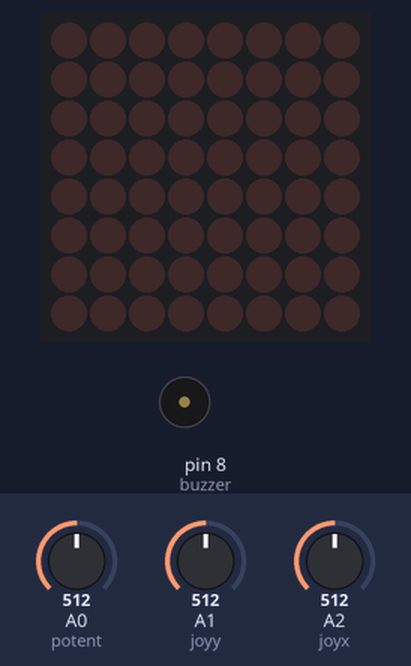
This sketch was run on a simulated Arduino Uno, built with avr-gcc and run on an emulated ATmega328P. Parts: 8×8 LED matrix, buzzer (waves = sounding). Wiring (inferred from the names in the program): MAX7219 LED driver (orientation assumed): data pin 5; clock pin 6; CS pin 7. The test bench sets the inputs (shaded band); at power-on: A1 (joyy) = 512, A2 (joyx) = 512, A0 (potent) = 512. Random numbers use the default seed unless the sketch sets one.

Above: at 0.8 s.
0.9 s: A1 (joyy) set to 783
At 3.17 s:
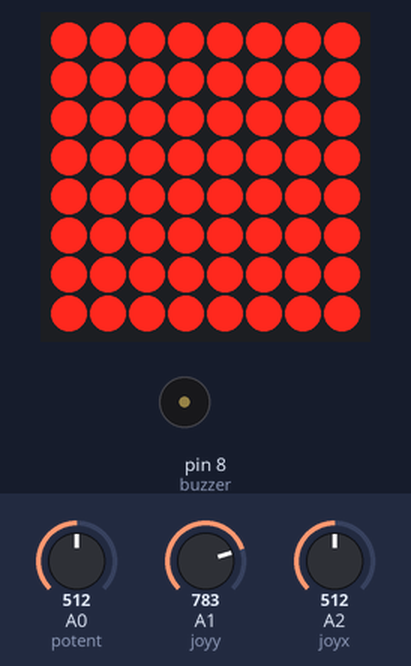
3.5 s: A2 (joyx) set to 268
At 4.44 s:
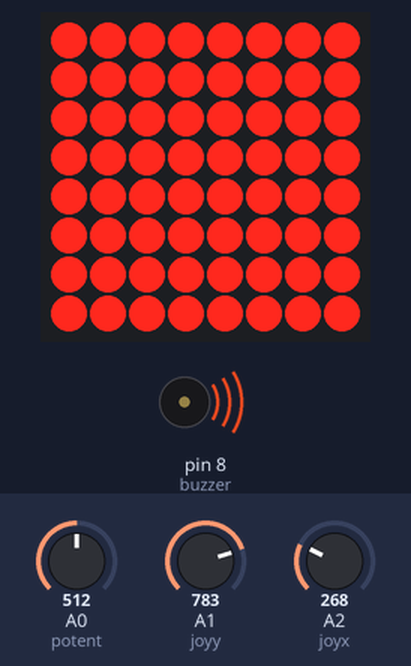
5.8 s: A2 (joyx) set to 243
8.1 s: A1 (joyy) set to 266
10.5 s: A1 (joyy) set to 242
13.1 s: A1 (joyy) set to 759
14.6 s: A1 (joyy) set to 784
Timing chart, 0 to 17.6 s (numbered marks = the images above; inputs shaded):
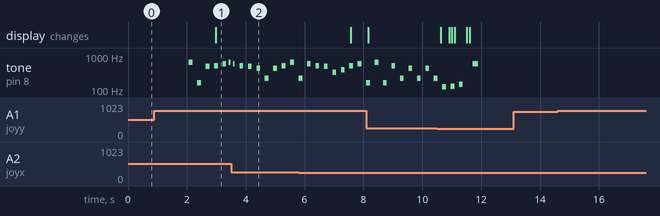

The sketch:

2242_finalProject.ino
```cpp
// Code for ECE 2242 final project
// Professer Marinov
// In Alphabetical Order by Last Name
// Anakin Childerhose 251018268
// Alexander Kirchberger 251014421
// Parker Young 251010523
// March 3, 2020


#include "pitches.h" // Library storing note frequencys

int melody[] = { NOTE_E5, NOTE_E3, NOTE_B4, NOTE_C5, NOTE_D5, NOTE_E5, NOTE_D5, NOTE_C5, // Stores the tetris note orders
  NOTE_B4, NOTE_A4, NOTE_A3, NOTE_A4, NOTE_C5, NOTE_E5, NOTE_A3, NOTE_D5,
  NOTE_C5, NOTE_B4, NOTE_E4, NOTE_G4, NOTE_C5, NOTE_D5, NOTE_E3, NOTE_E5,
  NOTE_E3, NOTE_C5, NOTE_A3, NOTE_A4, NOTE_A3, NOTE_A4, NOTE_A3, NOTE_B2,
  NOTE_C3, NOTE_D3, NOTE_D5, NOTE_F5, NOTE_A5, NOTE_C5, NOTE_C5, NOTE_G5,
  NOTE_F5, NOTE_E5, NOTE_C3, 0, NOTE_C5, NOTE_E5, NOTE_A4, NOTE_G4, NOTE_D5,
  NOTE_C5, NOTE_B4, NOTE_E4, NOTE_B4, NOTE_C5, NOTE_D5, NOTE_G4, NOTE_E5,
  NOTE_G4, NOTE_C5, NOTE_E4, NOTE_A4, NOTE_E3, NOTE_A4, 0,
  NOTE_E5, NOTE_E3, NOTE_B4, NOTE_C5, NOTE_D5, NOTE_E5, NOTE_D5, NOTE_C5,
  NOTE_B4, NOTE_A4, NOTE_A3, NOTE_A4, NOTE_C5, NOTE_E5, NOTE_A3, NOTE_D5,
  NOTE_C5, NOTE_B4, NOTE_E4, NOTE_G4, NOTE_C5, NOTE_D5, NOTE_E3, NOTE_E5,
  NOTE_E3, NOTE_C5, NOTE_A3, NOTE_A4, NOTE_A3, NOTE_A4, NOTE_A3, NOTE_B2,
  NOTE_C3, NOTE_D3, NOTE_D5, NOTE_F5, NOTE_A5, NOTE_C5, NOTE_C5, NOTE_G5,
  NOTE_F5, NOTE_E5, NOTE_C3, 0, NOTE_C5, NOTE_E5, NOTE_A4, NOTE_G4, NOTE_D5,
  NOTE_C5, NOTE_B4, NOTE_E4, NOTE_B4, NOTE_C5, NOTE_D5, NOTE_G4, NOTE_E5,
  NOTE_G4, NOTE_C5, NOTE_E4, NOTE_A4, NOTE_E3, NOTE_A4, 0,
  NOTE_E4, NOTE_E3, NOTE_A2, NOTE_E3, NOTE_C4, NOTE_E3, NOTE_A2, NOTE_E3,
  NOTE_D4, NOTE_E3, NOTE_GS2, NOTE_E3, NOTE_B3, NOTE_E3, NOTE_GS2, NOTE_E3,
  NOTE_C4, NOTE_E3, NOTE_A2, NOTE_E3, NOTE_A3, NOTE_E3, NOTE_A2, NOTE_E3,
  NOTE_GS3, NOTE_E3, NOTE_GS2, NOTE_E3, NOTE_B3, NOTE_E3, NOTE_GS2, NOTE_E3,
  NOTE_E4, NOTE_E3, NOTE_A2, NOTE_E3, NOTE_C4, NOTE_E3, NOTE_A2, NOTE_E3,
  NOTE_D4, NOTE_E3, NOTE_GS2, NOTE_E3, NOTE_B3, NOTE_E3, NOTE_GS2, NOTE_E3,
  NOTE_C4, NOTE_E3, NOTE_E4, NOTE_E3, NOTE_A4, NOTE_E3, NOTE_A2, NOTE_E3,
  NOTE_GS4, NOTE_E3, NOTE_GS2, NOTE_E3, NOTE_GS2, NOTE_E3, NOTE_GS2, NOTE_E3,
  NOTE_E5, NOTE_E3, NOTE_B4, NOTE_C5, NOTE_D5, NOTE_E5, NOTE_D5, NOTE_C5,
  NOTE_B4, NOTE_A4, NOTE_A3, NOTE_A4, NOTE_C5, NOTE_E5, NOTE_A3, NOTE_D5,
  NOTE_C5, NOTE_B4, NOTE_E4, NOTE_G4, NOTE_C5, NOTE_D5, NOTE_E3, NOTE_E5,
  NOTE_E3, NOTE_C5, NOTE_A3, NOTE_A4, NOTE_A3, NOTE_A4, NOTE_A3, NOTE_B2,
  NOTE_C3, NOTE_D3, NOTE_D5, NOTE_F5, NOTE_A5, NOTE_C5, NOTE_C5, NOTE_G5,
  NOTE_F5, NOTE_E5, NOTE_C3, 0, NOTE_C5, NOTE_E5, NOTE_A4, NOTE_G4, NOTE_D5,
  NOTE_C5, NOTE_B4, NOTE_E4, NOTE_B4, NOTE_C5, NOTE_D5, NOTE_G4, NOTE_E5,
  NOTE_G4, NOTE_C5, NOTE_E4, NOTE_A4, NOTE_E3, NOTE_A4, 0,
  NOTE_E5, NOTE_E3, NOTE_B4, NOTE_C5, NOTE_D5, NOTE_E5, NOTE_D5, NOTE_C5,
  NOTE_B4, NOTE_A4, NOTE_A3, NOTE_A4, NOTE_C5, NOTE_E5, NOTE_A3, NOTE_D5,
  NOTE_C5, NOTE_B4, NOTE_E4, NOTE_G4, NOTE_C5, NOTE_D5, NOTE_E3, NOTE_E5,
  NOTE_E3, NOTE_C5, NOTE_A3, NOTE_A4, NOTE_A3, NOTE_A4, NOTE_A3, NOTE_B2,
  NOTE_C3, NOTE_D3, NOTE_D5, NOTE_F5, NOTE_A5, NOTE_C5, NOTE_C5, NOTE_G5,
  NOTE_F5, NOTE_E5, NOTE_C3, 0, NOTE_C5, NOTE_E5, NOTE_A4, NOTE_G4, NOTE_D5,
  NOTE_C5, NOTE_B4, NOTE_E4, NOTE_B4, NOTE_C5, NOTE_D5, NOTE_G4, NOTE_E5,
  NOTE_G4, NOTE_C5, NOTE_E4, NOTE_A4, NOTE_E3, NOTE_A4, 0,
  NOTE_E4, NOTE_E3, NOTE_A2, NOTE_E3, NOTE_C4, NOTE_E3, NOTE_A2, NOTE_E3,
  NOTE_D4, NOTE_E3, NOTE_GS2, NOTE_E3, NOTE_B3, NOTE_E3, NOTE_GS2, NOTE_E3,
  NOTE_C4, NOTE_E3, NOTE_A2, NOTE_E3, NOTE_A3, NOTE_E3, NOTE_A2, NOTE_E3,
  NOTE_GS3, NOTE_E3, NOTE_GS2, NOTE_E3, NOTE_B3, NOTE_E3, NOTE_GS2, NOTE_E3,
  NOTE_E4, NOTE_E3, NOTE_A2, NOTE_E3, NOTE_C4, NOTE_E3, NOTE_A2, NOTE_E3,
  NOTE_D4, NOTE_E3, NOTE_GS2, NOTE_E3, NOTE_B3, NOTE_E3, NOTE_GS2, NOTE_E3,
  NOTE_C4, NOTE_E3, NOTE_E4, NOTE_E3, NOTE_A4, NOTE_E3, NOTE_A2, NOTE_E3,
  NOTE_GS4, NOTE_E3, NOTE_GS2, NOTE_E3, NOTE_GS2, NOTE_E3, NOTE_GS2, NOTE_E3};

int noteDurations[] = {8,8,8,8,8,16,16,8,8,8,8,8,8,8,8,8,8,8,8,8,8,8,8,8,8,8,8,8,8,8,8,8,8, // stores the tetris music note durations
  8,4,8,8,16,16,8,8,8,8,8,8,8,16,16,8,8,8,8,8,8,8,8,8,8,8,8,8,8,4,4,
  8,8,8,8,8,16,16,8,8,8,8,8,8,8,8,8,8,8,8,8,8,8,8,8,8,8,8,8,8,8,8,8,8,
  8,4,8,8,16,16,8,8,8,8,8,8,8,16,16,8,8,8,8,8,8,8,8,8,8,8,8,8,8,4,4,
  8,8,8,8,8,8,8,8,8,8,8,8,8,8,8,8,8,8,8,8,8,8,8,8,8,8,8,8,8,8,8,8,
  8,8,8,8,8,8,8,8,8,8,8,8,8,8,8,8,8,8,8,8,8,8,8,8,8,8,8,8,8,8,8,8,
  8,8,8,8,8,16,16,8,8,8,8,8,8,8,8,8,8,8,8,8,8,8,8,8,8,8,8,8,8,8,8,8,8,
  8,4,8,8,16,16,8,8,8,8,8,8,8,16,16,8,8,8,8,8,8,8,8,8,8,8,8,8,8,4,4,
  8,8,8,8,8,16,16,8,8,8,8,8,8,8,8,8,8,8,8,8,8,8,8,8,8,8,8,8,8,8,8,8,8,
  8,4,8,8,16,16,8,8,8,8,8,8,8,16,16,8,8,8,8,8,8,8,8,8,8,8,8,8,8,4,4,
  8,8,8,8,8,8,8,8,8,8,8,8,8,8,8,8,8,8,8,8,8,8,8,8,8,8,8,8,8,8,8,8,
  8,8,8,8,8,8,8,8,8,8,8,8,8,8,8,8,8,8,8,8,8,8,8,8,8,8,8,8,8,8,8,8};


void store(){ // triggers the store pin on the shift registers to store the values that have been shifted in
  digitalWrite(7,HIGH);
  delayMicroseconds(10);
  digitalWrite(7,LOW);
  delayMicroseconds(10);
}

void gameOver(int sc, int dif){ // runs when the player looses the game
  int board[]={66,165,161,161,173,165,165,66};// is the "G O" screen
  int scDif[]={(sc-(sc%256))/256,(sc%256),0,0,0,0,0,128>>dif}; // is the score and difficulty, the score on the top two row in binary where the bottom row of the top two to the left is the LSB and the right of the top row is the MSB
  delay(500);
  while(analogRead(A1)<773){ // shows "G O" on the  screen for game over
    for (int j=0; j<8; j++){
      shiftOut(5,6,MSBFIRST,~board[j]);
      shiftOut(5,6,LSBFIRST,128>>j);
      store();
    }
  }
  delay(500);

  while(true){ // shows the score of the game in binary at the top of the matrix, and the difficulty at the bottom
    for (int j=0; j<8; j++){
      shiftOut(5,6,MSBFIRST,~scDif[j]);
      shiftOut(5,6,LSBFIRST,128>>j);
      store();
    }
  }
}

// variables used for the tetris music
int noteNum=0;
int buzzer=8; // buzzer pin
long nTime;


// pins used to sent outputs to the matrix through the shift registers
int data=5;
int shift=6;
int stor=7;

// pin used for the poteniometer for the game difficulty
int potent=A0;

// pins used for the joystick to control the shape
int joyx=A2;
int joyy=A1;

// variables used for the game
boolean gameSoild[8][8]; // stores the game board other than the shape in play
int gameRun[8]; // the array that is used to print the game board
boolean pieceSh[5][2][2]={{{1,1},{1,1}},{{0,1},{1,0}},{{1,0},{1,1}},{{1,1},{0,0}},{{0,1},{0,0}}}; // stores all the possible game shapes
boolean pieceOr[2][2]; // store the current game shape and its orientation
int pieceNum; // is used to copy a random shape from pieceSh to pieceOr
int pieceLoc[]={0,0}; // stores the location of the shape in play
int pieceLocVal[]={1,2,4,8,16,32,64,128}; // used to add values to gamerun based on the location of the lights
boolean piece=0; // sed to check if a piece is in play
long stDrop; // stores the last time a piece dropped
long stSide=0; //stores the last time a piece moved to the side
long stRot=0; // stores the last time a piese wass rotated
int dropDif; //store game difficulty
int score=0; // stores thee game score


void setup(){
  // declare pins for input and output
  pinMode(data,OUTPUT);
  pinMode(shift,OUTPUT);
  pinMode(stor,OUTPUT);
  pinMode(buzzer,OUTPUT);
  pinMode(potent,INPUT);
  pinMode(joyx,INPUT);
  pinMode(joyy,INPUT);

  while(analogRead(joyy)<773){ // runs until the joystick is pointed up
    dropDif=(8*analogRead(potent))/1023; // shows the drop difficulty on the screen as a line, the higher the more difficult
    shiftOut(data,shift,MSBFIRST,0);
    shiftOut(data,shift,LSBFIRST,128>>dropDif);
    store();
    delay(10);
  }
  delay(1000);
  nTime=millis(); //sets the start time for the tetris music
}

void loop() { // main loop for the game
  for (int i=0; i<8; i++){

    // when there is no shape in play checks if a row can be removed form the board, then checks if a new shape can be placed or if the game should be ended
    if (piece==0){// checks if a shape is in play

      // picks a random shape and copies it to the shapeOr array
      pieceNum=random(5);
      pieceOr[0][0]=pieceSh[pieceNum][0][0];
      pieceOr[1][0]=pieceSh[pieceNum][1][0];
      pieceOr[0][1]=pieceSh[pieceNum][0][1];
      pieceOr[1][1]=pieceSh[pieceNum][1][1];

      // checks to see if the top of the shape fills a row. Then removes that row, moves the rows above down, and increases the game score by 5
      if (gameRun[pieceLoc[1]]==255){
        for (int j=(pieceLoc[1]); j<7; j++){
          gameRun[j]=gameRun[j+1];
          for (int k=0; k<8; k++){
            gameSoild[k][j]=gameSoild[k][j+1];
          }
        }
        gameRun[7]=0;
        for (int j=0; j<8; j++){
          gameSoild[j][7]=0;
        }
        score+=5;
      }

      // repeats the previous code however for the row at the bottom of the shape
      if (gameRun[pieceLoc[1]-1]==255){
        for (int j=(pieceLoc[1]-1); j<7; j++){
          gameRun[j]=gameRun[j+1];
          for (int k=0; k<8; k++){
            gameSoild[k][j]=gameSoild[k][j+1];
          }
        }
        gameRun[7]=0;
        for (int j=0; j<8; j++){
          gameSoild[j][7]=0;
        }
        score+=5;
      }

      // checks if there is space for the chosen shape
      if ((gameSoild[3][7]==0||pieceOr[0][1]==0)&&(gameSoild[4][7]==0||pieceOr[1][1]==0)&&
          (gameSoild[3][6]==0||pieceOr[0][0]==0)&&(gameSoild[4][6]==0||pieceOr[1][0]==0)){

        pieceLoc[0]=4;// resets the piece location variables
        pieceLoc[1]=7;
        piece=1;// stores that there is a shape in play
        score+=1;// increases the score by 1
        gameRun[7]+=((pieceOr[0][1]*pieceLocVal[3])+(pieceOr[1][1]*pieceLocVal[4]));// adds the shape to the printed board
        gameRun[6]+=((pieceOr[0][0]*pieceLocVal[3])+(pieceOr[1][0]*pieceLocVal[4]));
        stDrop=millis();// resets the drop time
      }

      else{// if there is no space for the shape ends the music and runs gameOver

        noTone(buzzer);
        gameOver(score,dropDif);
      }
    }

    // drops or places the shape when the joysick is pointed down or a given time based on difficulty passes
    else if ((millis()-stDrop)>=(400+100*dropDif)||(analogRead(joyy)<250&&millis()-stDrop>=100)){

      // checks if there is space for the shape to drop
      if ((pieceLoc[1]>1||(pieceLoc[1]==1&&pieceOr[0][0]==0&&pieceOr[1][0]==0))&&(gameSoild[pieceLoc[0]-1][pieceLoc[1]-2]==0||pieceOr[0][0]==0)&&(gameSoild[pieceLoc[0]][pieceLoc[1]-2]==0||pieceOr[1][0]==0)&&
          (gameSoild[pieceLoc[0]-1][pieceLoc[1]-1]==0||pieceOr[0][1]==0)&&(gameSoild[pieceLoc[0]][pieceLoc[1]-1]==0||pieceOr[1][1]==0)){

        gameRun[pieceLoc[1]]-= ((pieceOr[0][1]*pieceLocVal[pieceLoc[0]-1])+(pieceOr[1][1]*pieceLocVal[pieceLoc[0]]));
        gameRun[pieceLoc[1]-1]+= (((pieceOr[0][1]*pieceLocVal[pieceLoc[0]-1])+(pieceOr[1][1]*pieceLocVal[pieceLoc[0]]))-
            ((pieceOr[0][0]*pieceLocVal[pieceLoc[0]-1])+(pieceOr[1][0]*pieceLocVal[pieceLoc[0]])));
        gameRun[pieceLoc[1]-2]+= ((pieceOr[0][0]*pieceLocVal[pieceLoc[0]-1])+(pieceOr[1][0]*pieceLocVal[pieceLoc[0]]));// updates the printed game board
        pieceLoc[1]-=1;// lowers the shape location
        stDrop=millis();// resets the drop time
      }

      //runs when there is no space for the shape to drop
      else{

        // places the shape on the soild board
        if (pieceOr[0][1]==1)
          gameSoild[pieceLoc[0]-1][pieceLoc[1]]= 1;
        if (pieceOr[1][1]==1)
          gameSoild[pieceLoc[0]][pieceLoc[1]]= 1;
        if (pieceOr[0][0]==1)
          gameSoild[pieceLoc[0]-1][pieceLoc[1]-1]= 1;
        if (pieceOr[1][0]==1)
        gameSoild[pieceLoc[0]][pieceLoc[1]-1]= 1;

        piece=0;// lats program know there is no shape in play
      }
    }

    // shifts the shape to the left when it is possible and the joystick is pointed to the left
    else if ((analogRead(joyx)<250)&&(millis()-stSide)>=150&&(gameSoild[pieceLoc[0]-2][pieceLoc[1]]==0||pieceOr[0][1]==0)&&(gameSoild[pieceLoc[0]-2][pieceLoc[1]-1]==0||pieceOr[0][0]==0)
        &&(gameSoild[pieceLoc[0]-1][pieceLoc[1]]==0||pieceOr[1][1]==0)&&(gameSoild[pieceLoc[0]-1][pieceLoc[1]-1]==0||pieceOr[1][0]==0)&&(pieceLoc[0]>1||(pieceLoc[0]==1&&pieceOr[0][1]==0&&pieceOr[0][0]==0))){

      gameRun[pieceLoc[1]] -= ((pieceLocVal[pieceLoc[0]-2]*pieceOr[0][1])+(pieceLocVal[pieceLoc[0]-1]*pieceOr[1][1]));
      gameRun[pieceLoc[1]-1] -= ((pieceLocVal[pieceLoc[0]-2]*pieceOr[0][0])+(pieceLocVal[pieceLoc[0]-1]*pieceOr[1][0]));// updates the printed game board
      pieceLoc[0] -= 1; // moves the piece location to the left
      stSide=millis(); // resets the side to side time
    }

    // shifts the shape to the right when it is possible and the joystick it pointed to the left
    else if ((analogRead(joyx)>773)&&(millis()-stSide)>=150&&(gameSoild[pieceLoc[0]][pieceLoc[1]]==0||pieceOr[0][1]==0)&&(gameSoild[pieceLoc[0]][pieceLoc[1]-1]==0||pieceOr[0][0]==0)
        &&(gameSoild[pieceLoc[0]+1][pieceLoc[1]]==0||pieceOr[1][1]==0)&&(gameSoild[pieceLoc[0]+1][pieceLoc[1]-1]==0||pieceOr[1][0]==0)&&(pieceLoc[0]<7||(pieceLoc[0]==7&&pieceOr[1][1]==0&&pieceOr[1][0]==0))){

      gameRun[pieceLoc[1]] += ((pieceLocVal[pieceLoc[0]-1]*pieceOr[0][1])+(pieceLocVal[pieceLoc[0]]*pieceOr[1][1]));
      gameRun[pieceLoc[1]-1] += ((pieceLocVal[pieceLoc[0]-1]*pieceOr[0][0])+(pieceLocVal[pieceLoc[0]]*pieceOr[1][0]));// updates the printed game board
      pieceLoc[0] += 1; // moves the piece location to the right
      stSide=millis(); // resets the side to side time
    }

    //plays the next note when the pause between notes is over
    else if ((millis()-nTime)>=((1300/noteDurations[(noteNum/2)]))&&(noteNum%2)==0){
      tone(buzzer, melody[(noteNum/2)]);
      nTime=millis();
      noteNum+=1;
      noteNum=noteNum%((sizeof(melody)-1)/2);
    }

    //plays the pause between notes when the note time is over
    else if ((millis()-nTime)>=((1000/noteDurations[((noteNum-1)/2)]))&&(noteNum%2)==1){
      noTone(buzzer);
      nTime=millis();
      noteNum+=1;
    }

    // rotates the shape in play if the joystick is moved up and there is space
    else if((analogRead(joyy)>773)&&(millis()-stRot)>=300&&pieceLoc[0]!=0&&pieceLoc[0]!=8&&pieceLoc[1]!=0){

      // removes the previous shape orientation from the printed game board
      gameRun[pieceLoc[1]] -= ((pieceLocVal[pieceLoc[0]-1]*pieceOr[0][1])+(pieceLocVal[pieceLoc[0]]*pieceOr[1][1]));
      gameRun[pieceLoc[1]-1] -= ((pieceLocVal[pieceLoc[0]-1]*pieceOr[0][0])+(pieceLocVal[pieceLoc[0]]*pieceOr[1][0]));

      // rotates the shape array
      boolean temp;
      temp=pieceOr[0][1];
      pieceOr[0][1]=pieceOr[0][0];
      pieceOr[0][0]=pieceOr[1][0];
      pieceOr[1][0]=pieceOr[1][1];
      pieceOr[1][1]=temp;

      // adds the the new game board orientation
      gameRun[pieceLoc[1]] += ((pieceLocVal[pieceLoc[0]-1]*pieceOr[0][1])+(pieceLocVal[pieceLoc[0]]*pieceOr[1][1]));
      gameRun[pieceLoc[1]-1] += ((pieceLocVal[pieceLoc[0]-1]*pieceOr[0][0])+(pieceLocVal[pieceLoc[0]]*pieceOr[1][0]));
      stRot=millis(); // resets the rotate time
    }

    // prints the game board on the 8x8 matrix this multiplexes throught the rows that is what the for loop at the begining is for to multiplex the 8x8 matrix
    shiftOut(data,shift,MSBFIRST,~gameRun[i]); // shifts the column for the row
    shiftOut(data,shift,MSBFIRST,128>>i);// shifts the single row in that is printed board
    store();
  }
}
```

Measured:
- after the input at 0.9 s, tone on pin 8 (buzzer): plays 659 Hz for 0.13 s, 165 Hz for 0.12 s, 494 Hz for 0.13 s, 523 Hz for 0.12 s, 587 Hz for 0.13 s, 659 Hz for 0.06 s, starting after 1.2 s; the display: changes after 2.1 s (image 1)
- after the input at 13.1 s, every drawn part: stays the same
- after the input at 14.6 s, every drawn part: stays the same
